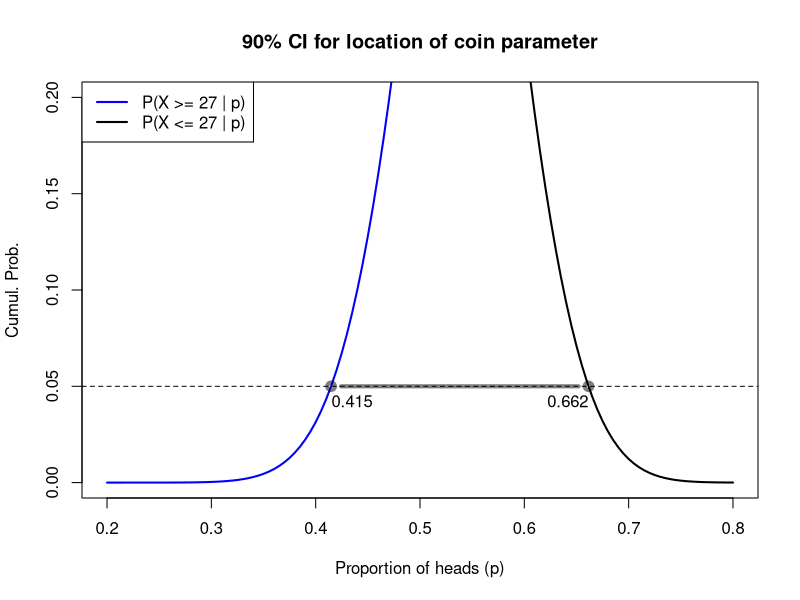

The R source for this figure:
## ---- chunk 1
#| label: fig-exactci
#| code-fold: true
#| fig-cap: "Construction of an exact binomial confidence interval"

#exact 90CI for binomial data
pl <- uniroot(function(z){pbinom(26,50,z)-0.95},interval=c(0.3,0.7))$root
pu <- uniroot(function(z){pbinom(27,50,z)-0.05},interval=c(0.3,0.7))$root
plot(seq(0.2,0.8,0.005),1-pbinom(26,50,seq(0.2,0.8,0.005)),
     type='l',col='#0000ff',lwd=2,ylim=c(0,0.2),
     xlab='Proportion of heads (p)',ylab='Cumul. Prob.',
     main='90% CI for location of coin parameter')
lines(seq(0.2,0.8,0.005),pbinom(27,50,seq(0.2,0.8,0.005)),
     type='l',col='#000000',lwd=2)
abline(h=0.05,lty=2)
lines(x=c(pl,pu),y=c(0.05,0.05),type='b',col='#00000080',lwd=4)
legend(x='topleft',legend=c('P(X >= 27 | p)','P(X <= 27 | p)'),
       col=c('#0000ff','#000000'),lwd=2)
text(x=c(pl+0.02,pu-0.02),y=c(0.05,0.05),pos=1,labels=round(c(pl,pu),3))
